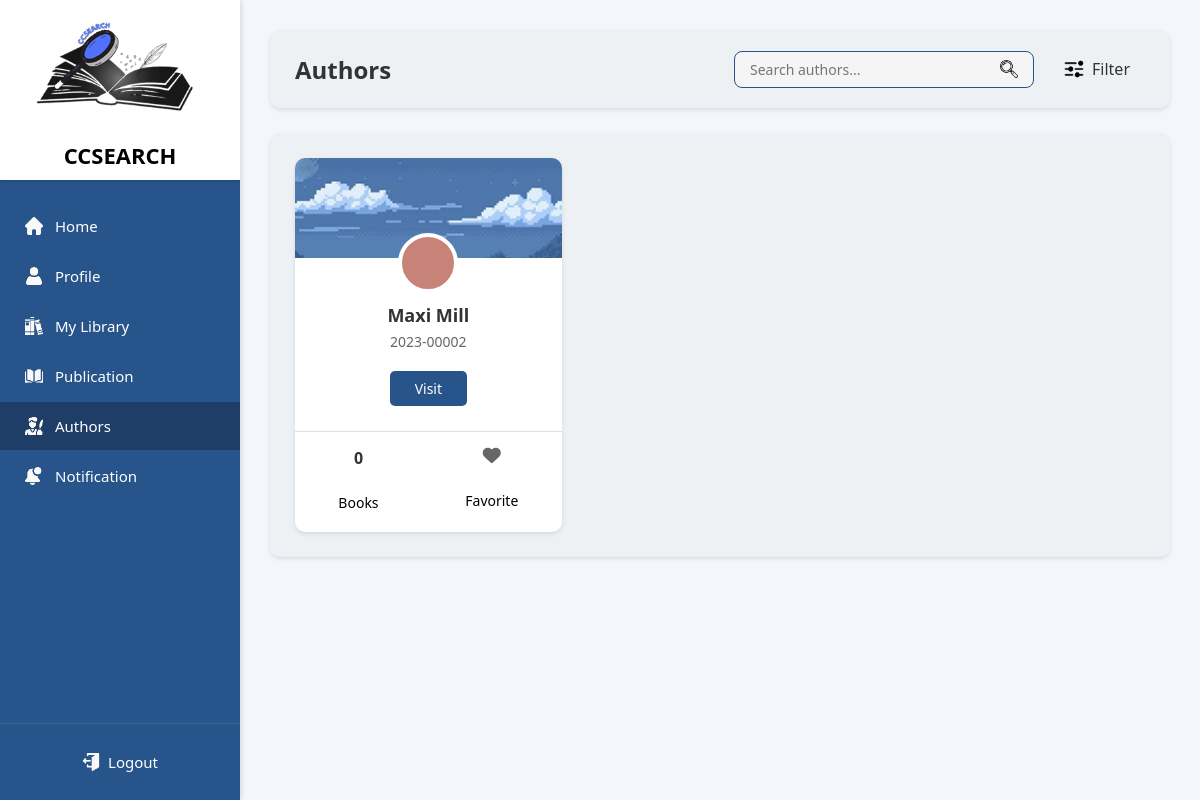
Page /authors/authors.php (signed in) on the committed database.
### tables this page shows
CREATE TABLE `registration` (
  `studentID` varchar(10) NOT NULL,
  `firstName` varchar(50) NOT NULL,
  `lastName` varchar(50) NOT NULL,
  `contactNumber` varchar(15) NOT NULL,
  `currentAddress` varchar(255) NOT NULL,
  `department` varchar(100) NOT NULL,
  `emailAddress` varchar(100) NOT NULL,
  `password` varchar(255) NOT NULL,
  PRIMARY KEY (`studentID`),
  UNIQUE KEY `emailAddress` (`emailAddress`),
  CONSTRAINT `registration_ibfk_1` FOREIGN KEY (`studentID`) REFERENCES `student_information` (`studentID`)
);

### authors/authors.php (the view, shortened to what this page needs)
<?php
include "../database/database.php";
$authorsQuery = "
    SELECT
        r.studentID,
        r.firstName,
        r.lastName,
        r.emailAddress,
        r.contactNumber,
        r.currentAddress,
        r.department,
        up.profileImage,
        up.theme_preference,
        up.is_public,
        COUNT(p.publicationID) as totalPublications
    FROM registration r
    LEFT JOIN user_profiles up ON r.studentID = up.studentID
    LEFT JOIN publications p ON r.studentID = p.studentID
    WHERE r.studentID != '{$_SESSION['studentID']}'
    GROUP BY r.studentID, r.firstName, r.lastName, r.emailAddress, r.contactNumber, r.currentAddress, r.department, up.profileImage, up.theme_preference, up.is_public
    ORDER BY r.studentID
";
$authorsResult = $conn->query($authorsQuery);
$authors = [];
if ($authorsResult) {
    while ($row = $authorsResult->fetch_assoc()) {
        $authors[] = $row;
    }
}
include "../layout/layout.php";
?>
<div class="page-header">
    <h1>Authors</h1>
    <div class="header-actions">
        <div class="search-box">
            <input type="text" placeholder="Search authors...">
            <img src="../icons/authors/search.png" class="search-icon" alt="Search">
        </div>
        <div class="filter-box">
            <img src="../icons/authors/filter.png" alt="Filter">
            <span>Filter</span>
        </div>
    </div>
</div>
<div class="content-section">
    <div class="authors-grid">
        <?php if (!empty($authors)): ?>
            <?php foreach ($authors as $author): ?>
                <div class="author-card">
                    <img src="../icons/authors/card_bg.png" class="banner-img" alt="Author Banner">
                    <div class="profile-circle" style="background-image: url('<?php echo htmlspecialchars(!empty($author['profileImage']) ? '../' . $author['profileImage'] : '../uploads/profiles/profile.png'); ?>');"></div>
                    <h3><?php echo htmlspecialchars($author['firstName'] . ' ' . $author['lastName']); ?></h3>
                    <p class="username"><?php echo htmlspecialchars($author['studentID']); ?></p>
                    <a href="../profile/profile_view.php?studentID=<?php echo htmlspecialchars($author['studentID']); ?>" class="visit-btn">Visit</a>
                    <div class="stats">
                        <div><strong><?php echo htmlspecialchars($author['totalPublications']); ?></strong><br>Books</div>
                        <div>
                            <button onclick="toggleFavorite('<?php echo htmlspecialchars($author['studentID']); ?>', this)" class="favorite-btn" id="fav-<?php echo htmlspecialchars($author['studentID']); ?>">
                                <i class="fas fa-heart"></i>
                            </button><br>Favorite
                        </div>
                    </div>
                </div>
            <?php endforeach; ?>
        <?php else: ?>
            <div class="no-authors">
                <p>No authors found.</p>
            </div>
        <?php endif; ?>
    </div>
</div>
<?php
include "../layout/layout_footer.php";
?>

### layout/layout.css (style rules this page uses)
* { margin: 0; padding: 0; box-sizing: border-box; font-family: "Segoe UI", Tahoma, Geneva, Verdana, sans-serif; }
body { background-color: #f3f6fc; overflow: hidden; height: 100vh; width: 100vw; }
.content-section { background-color: #fff; border-radius: 10px; padding: 25px; margin-bottom: 25px; box-shadow: 0 2px 4px rgba(0, 0, 0, 0.1); }
.page-header { background-color: #fff; border-radius: 10px; padding: 20px 25px; margin-bottom: 25px; box-shadow: 0 2px 4px rgba(0, 0, 0, 0.1); display: flex; align-items: center; justify-content: space-between; }
.page-header h1 { font-size: 24px; font-weight: 600; color: #333; }
.page-header .header-actions { display: flex; align-items: center; gap: 15px; }
.search-box { background: #f5f5f5; padding: 8px 15px; border-radius: 8px; display: flex; align-items: center; gap: 10px; width: 300px; border: 1px solid #27548a; transition: border-color 0.3s ease; }
.search-box input { width: 100%; border: none; outline: none; background: transparent; font-size: 14px; font-weight: normal; }
.search-box .search-icon, .search-box img, .search-box i { width: 18px; height: 18px; flex-shrink: 0; color: #27548a; }

### authors/authors_page.css (style rules this page uses)
.page-header { background-color: #eef1f4; border-radius: 10px; padding: 20px 25px; margin-bottom: 25px; box-shadow: 0 2px 4px rgba(0, 0, 0, 0.1); display: flex; align-items: center; justify-content: space-between; }
.page-header h1 { font-size: 24px; font-weight: 600; color: #333; }
.header-actions { display: flex; align-items: center; gap: 15px; }
.content-section { background: #eef1f4; }
.search-box { background: #f5f5f5; padding: 8px 15px; border-radius: 8px; display: flex; align-items: center; gap: 10px; width: 300px; border: 1px solid #27548a; transition: border-color 0.3s ease; }
.search-box input { width: 100%; border: none; outline: none; background: transparent; font-size: 14px; }
.search-icon { width: 18px; height: 18px; }
.filter-box { display: flex; align-items: center; gap: 8px; color: #333; cursor: pointer; padding: 8px 15px; border-radius: 8px; transition: background-color 0.3s ease; }
.filter-box img { width: 20px; height: 20px; }
.authors-grid { display: grid; grid-template-columns: repeat(auto-fill, minmax(250px, 1fr)); gap: 25px; }
.author-card { background: white; border-radius: 10px; box-shadow: 0 2px 4px rgba(0, 0, 0, 0.1); padding-bottom: 20px; text-align: center; transition: transform 0.2s ease, box-shadow 0.2s ease; overflow: hidden; }
.banner-img { width: 100%; height: 100px; object-fit: cover; }
.profile-circle { width: 60px; height: 60px; background: #c78378; border-radius: 50%; position: relative; top: -30px; margin: 0 auto; border: 4px solid white; background-size: cover; background-position: center; background-repeat: no-repeat; }
.author-card h3 { margin-top: -20px; font-size: 18px; font-weight: 600; color: #333; margin-bottom: 5px; }
.username { color: #666; font-size: 14px; margin-bottom: 15px; }
.visit-btn { background: #27548a; border: none; color: white; padding: 8px 25px; border-radius: 5px; cursor: pointer; font-size: 14px; transition: background-color 0.3s ease; margin-bottom: 10px; margin-top: 5px; text-decoration: none; display: inline-block; }
.favorite-btn { background: none; border: none; cursor: pointer; font-size: 18px; color: #666; transition: color 0.3s ease, transform 0.2s ease; padding: 0; width: 100%; display: flex; justify-content: center; align-items: center; }
.stats { margin-top: 15px; display: flex; justify-content: space-around; font-size: 14px; padding-top: 15px; border-top: 1px solid #e0e0e0; }
.stats div { display: flex; flex-direction: column; align-items: center; gap: 5px; }
.stats .favorite-btn { margin-bottom: 2px; }
.stats strong { font-size: 16px; color: #333; }

### rows in the picture
registration: firstName+lastName "Maxi Mill", studentID "2023-00002", totalPublications "0"
